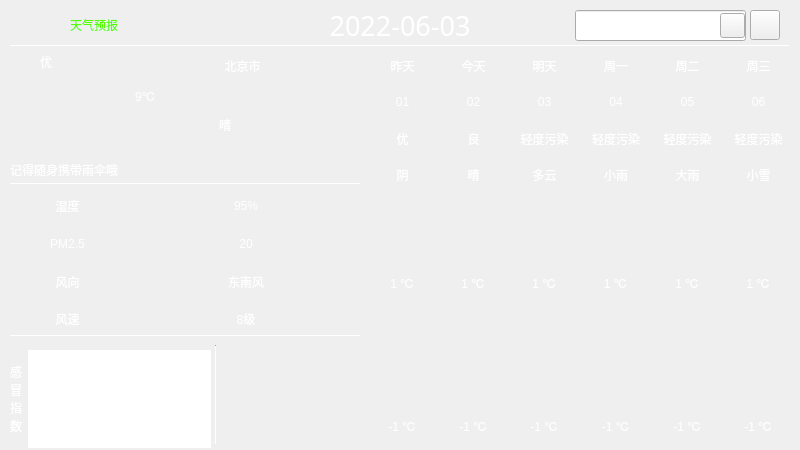
<?xml version="1.0" encoding="UTF-8"?>
<ui version="4.0">
 <class>MainWindow</class>
 <widget class="QMainWindow" name="MainWindow">
  <property name="geometry">
   <rect>
    <x>0</x>
    <y>0</y>
    <width>800</width>
    <height>450</height>
   </rect>
  </property>
  <property name="windowTitle">
   <string>MainWindow</string>
  </property>
  <widget class="QWidget" name="centralwidget">
   <widget class="QWidget" name="widget" native="true">
    <property name="geometry">
     <rect>
      <x>0</x>
      <y>0</y>
      <width>800</width>
      <height>450</height>
     </rect>
    </property>
    <property name="styleSheet">
     <string notr="true">QWidget#widget{
	border-image:url(:/weaUI/weaUI.png);
	color:rgb(255,255,255);
}

QLabel{
	font: 25 10pt &quot;Microsoft YaHei&quot;;
	border-radius: 4px;
	background-color: argb(60, 60, 60, 130);
	color: rgb(255, 255, 255);
}

Line{
	background-color: rgb(0, 85, 0);
}</string>
    </property>
    <widget class="QLineEdit" name="cityEdit">
     <property name="geometry">
      <rect>
       <x>575</x>
       <y>10</y>
       <width>171</width>
       <height>31</height>
      </rect>
     </property>
     <property name="font">
      <font>
       <family>黑体</family>
       <pointsize>11</pointsize>
      </font>
     </property>
    </widget>
    <widget class="QLabel" name="dateLabel">
     <property name="geometry">
      <rect>
       <x>200</x>
       <y>0</y>
       <width>400</width>
       <height>51</height>
      </rect>
     </property>
     <property name="font">
      <font>
       <family>Adobe 黑体 Std R</family>
       <pointsize>20</pointsize>
       <weight>50</weight>
       <italic>false</italic>
       <bold>false</bold>
      </font>
     </property>
     <property name="styleSheet">
      <string notr="true">font: 20pt &quot;Adobe 黑体 Std R&quot;;
color: rgb(255, 255, 255);
background-color: rgb(255, 255, 255, 0);</string>
     </property>
     <property name="text">
      <string>2022-06-03</string>
     </property>
     <property name="alignment">
      <set>Qt::AlignCenter</set>
     </property>
    </widget>
    <widget class="Line" name="hLine1">
     <property name="geometry">
      <rect>
       <x>10</x>
       <y>45</y>
       <width>780</width>
       <height>1</height>
      </rect>
     </property>
     <property name="orientation">
      <enum>Qt::Horizontal</enum>
     </property>
    </widget>
    <widget class="Line" name="hLine11">
     <property name="geometry">
      <rect>
       <x>10</x>
       <y>335</y>
       <width>351</width>
       <height>1</height>
      </rect>
     </property>
     <property name="orientation">
      <enum>Qt::Horizontal</enum>
     </property>
    </widget>
    <widget class="Line" name="hLine10">
     <property name="geometry">
      <rect>
       <x>10</x>
       <y>183</y>
       <width>351</width>
       <height>1</height>
      </rect>
     </property>
     <property name="orientation">
      <enum>Qt::Horizontal</enum>
     </property>
    </widget>
    <widget class="QLabel" name="label">
     <property name="geometry">
      <rect>
       <x>70</x>
       <y>10</y>
       <width>171</width>
       <height>29</height>
      </rect>
     </property>
     <property name="styleSheet">
      <string notr="true">font: 20pt &quot;华文琥珀&quot;;
background-color: rgba(255, 255, 255, 0);
color: rgb(85, 255, 0);</string>
     </property>
     <property name="text">
      <string>天气预报</string>
     </property>
    </widget>
    <widget class="QWidget" name="gridLayoutWidget">
     <property name="geometry">
      <rect>
       <x>10</x>
       <y>190</y>
       <width>351</width>
       <height>145</height>
      </rect>
     </property>
     <layout class="QGridLayout" name="gridLayout">
      <item row="2" column="0">
       <widget class="QLabel" name="label_6">
        <property name="text">
         <string>风向</string>
        </property>
        <property name="alignment">
         <set>Qt::AlignCenter</set>
        </property>
       </widget>
      </item>
      <item row="3" column="0">
       <widget class="QLabel" name="label_8">
        <property name="text">
         <string>风速</string>
        </property>
        <property name="alignment">
         <set>Qt::AlignCenter</set>
        </property>
       </widget>
      </item>
      <item row="1" column="0">
       <widget class="QLabel" name="label_4">
        <property name="text">
         <string>PM2.5</string>
        </property>
        <property name="alignment">
         <set>Qt::AlignCenter</set>
        </property>
       </widget>
      </item>
      <item row="0" column="0">
       <widget class="QLabel" name="label_2">
        <property name="text">
         <string>湿度</string>
        </property>
        <property name="alignment">
         <set>Qt::AlignCenter</set>
        </property>
       </widget>
      </item>
      <item row="1" column="1" colspan="2">
       <widget class="QLabel" name="pm25">
        <property name="text">
         <string>20</string>
        </property>
        <property name="alignment">
         <set>Qt::AlignCenter</set>
        </property>
       </widget>
      </item>
      <item row="2" column="1" colspan="2">
       <widget class="QLabel" name="fengxiang">
        <property name="text">
         <string>东南风</string>
        </property>
        <property name="alignment">
         <set>Qt::AlignCenter</set>
        </property>
       </widget>
      </item>
      <item row="3" column="1" colspan="2">
       <widget class="QLabel" name="fengli">
        <property name="text">
         <string>8级</string>
        </property>
        <property name="alignment">
         <set>Qt::AlignCenter</set>
        </property>
       </widget>
      </item>
      <item row="0" column="1" colspan="2">
       <widget class="QLabel" name="shidu">
        <property name="text">
         <string>95%</string>
        </property>
        <property name="alignment">
         <set>Qt::AlignCenter</set>
        </property>
       </widget>
      </item>
     </layout>
    </widget>
    <widget class="QWidget" name="gridLayoutWidget_2">
     <property name="geometry">
      <rect>
       <x>150</x>
       <y>50</y>
       <width>121</width>
       <height>31</height>
      </rect>
     </property>
     <layout class="QGridLayout" name="gridLayout_2">
      <item row="0" column="0">
       <widget class="QLabel" name="label_3">
        <property name="styleSheet">
         <string notr="true">background-color: argb(60, 60, 60, 0);
image: url(:/weatherIco/location.ico);
</string>
        </property>
        <property name="text">
         <string/>
        </property>
       </widget>
      </item>
      <item row="0" column="1">
       <widget class="QLabel" name="cityName">
        <property name="toolTipDuration">
         <number>-1</number>
        </property>
        <property name="styleSheet">
         <string notr="true">color: rgb(255, 255, 255);
font: 16pt &quot;Microsoft YaHei UI&quot;;
background-color: rgba(60, 60, 60, 0);</string>
        </property>
        <property name="text">
         <string>北京市</string>
        </property>
        <property name="alignment">
         <set>Qt::AlignCenter</set>
        </property>
       </widget>
      </item>
     </layout>
    </widget>
    <widget class="QWidget" name="gridLayoutWidget_3">
     <property name="geometry">
      <rect>
       <x>370</x>
       <y>50</y>
       <width>421</width>
       <height>391</height>
      </rect>
     </property>
     <layout class="QGridLayout" name="gridLayout_3">
      <item row="6" column="3">
       <widget class="QLabel" name="high3">
        <property name="text">
         <string>1 ℃</string>
        </property>
        <property name="alignment">
         <set>Qt::AlignCenter</set>
        </property>
       </widget>
      </item>
      <item row="3" column="5">
       <widget class="QLabel" name="weather5">
        <property name="text">
         <string>小雪</string>
        </property>
        <property name="alignment">
         <set>Qt::AlignCenter</set>
        </property>
       </widget>
      </item>
      <item row="3" column="1">
       <widget class="QLabel" name="weather1">
        <property name="text">
         <string>晴</string>
        </property>
        <property name="alignment">
         <set>Qt::AlignCenter</set>
        </property>
       </widget>
      </item>
      <item row="2" column="4">
       <widget class="QLabel" name="quality4">
        <property name="text">
         <string>轻度污染</string>
        </property>
        <property name="alignment">
         <set>Qt::AlignCenter</set>
        </property>
       </widget>
      </item>
      <item row="0" column="0">
       <widget class="QLabel" name="week0">
        <property name="text">
         <string>昨天</string>
        </property>
        <property name="alignment">
         <set>Qt::AlignCenter</set>
        </property>
       </widget>
      </item>
      <item row="4" column="0" rowspan="2">
       <widget class="QLabel" name="weaIcon0">
        <property name="styleSheet">
         <string notr="true">image:url(:/day/day/中到大雨.png)</string>
        </property>
        <property name="text">
         <string/>
        </property>
        <property name="alignment">
         <set>Qt::AlignCenter</set>
        </property>
       </widget>
      </item>
      <item row="6" column="1">
       <widget class="QLabel" name="high1">
        <property name="text">
         <string>1 ℃</string>
        </property>
        <property name="alignment">
         <set>Qt::AlignCenter</set>
        </property>
       </widget>
      </item>
      <item row="2" column="1">
       <widget class="QLabel" name="quality1">
        <property name="text">
         <string>良</string>
        </property>
        <property name="alignment">
         <set>Qt::AlignCenter</set>
        </property>
       </widget>
      </item>
      <item row="1" column="4">
       <widget class="QLabel" name="day4">
        <property name="text">
         <string>05</string>
        </property>
        <property name="alignment">
         <set>Qt::AlignCenter</set>
        </property>
       </widget>
      </item>
      <item row="4" column="3" rowspan="2">
       <widget class="QLabel" name="weaIcon3">
        <property name="styleSheet">
         <string notr="true">image:url(:/day/day/中到大雨.png)</string>
        </property>
        <property name="text">
         <string/>
        </property>
        <property name="alignment">
         <set>Qt::AlignCenter</set>
        </property>
       </widget>
      </item>
      <item row="9" column="5">
       <widget class="QLabel" name="low5">
        <property name="text">
         <string>-1 ℃</string>
        </property>
        <property name="alignment">
         <set>Qt::AlignCenter</set>
        </property>
       </widget>
      </item>
      <item row="1" column="5">
       <widget class="QLabel" name="day5">
        <property name="text">
         <string>06</string>
        </property>
        <property name="alignment">
         <set>Qt::AlignCenter</set>
        </property>
       </widget>
      </item>
      <item row="9" column="0">
       <widget class="QLabel" name="low0">
        <property name="text">
         <string>-1 ℃</string>
        </property>
        <property name="alignment">
         <set>Qt::AlignCenter</set>
        </property>
       </widget>
      </item>
      <item row="1" column="2">
       <widget class="QLabel" name="day2">
        <property name="text">
         <string>03</string>
        </property>
        <property name="alignment">
         <set>Qt::AlignCenter</set>
        </property>
       </widget>
      </item>
      <item row="2" column="0">
       <widget class="QLabel" name="quality0">
        <property name="text">
         <string>优</string>
        </property>
        <property name="alignment">
         <set>Qt::AlignCenter</set>
        </property>
       </widget>
      </item>
      <item row="4" column="2" rowspan="2">
       <widget class="QLabel" name="weaIcon2">
        <property name="styleSheet">
         <string notr="true">image:url(:/day/day/中到大雨.png)</string>
        </property>
        <property name="text">
         <string/>
        </property>
        <property name="alignment">
         <set>Qt::AlignCenter</set>
        </property>
       </widget>
      </item>
      <item row="6" column="4">
       <widget class="QLabel" name="high4">
        <property name="text">
         <string>1 ℃</string>
        </property>
        <property name="alignment">
         <set>Qt::AlignCenter</set>
        </property>
       </widget>
      </item>
      <item row="3" column="0">
       <widget class="QLabel" name="weather0">
        <property name="text">
         <string>阴</string>
        </property>
        <property name="alignment">
         <set>Qt::AlignCenter</set>
        </property>
       </widget>
      </item>
      <item row="3" column="4">
       <widget class="QLabel" name="weather4">
        <property name="text">
         <string>大雨</string>
        </property>
        <property name="alignment">
         <set>Qt::AlignCenter</set>
        </property>
       </widget>
      </item>
      <item row="2" column="5">
       <widget class="QLabel" name="quality5">
        <property name="text">
         <string>轻度污染</string>
        </property>
        <property name="alignment">
         <set>Qt::AlignCenter</set>
        </property>
       </widget>
      </item>
      <item row="0" column="1">
       <widget class="QLabel" name="week1">
        <property name="text">
         <string>今天</string>
        </property>
        <property name="alignment">
         <set>Qt::AlignCenter</set>
        </property>
       </widget>
      </item>
      <item row="9" column="4">
       <widget class="QLabel" name="low4">
        <property name="text">
         <string>-1 ℃</string>
        </property>
        <property name="alignment">
         <set>Qt::AlignCenter</set>
        </property>
       </widget>
      </item>
      <item row="4" column="1" rowspan="2">
       <widget class="QLabel" name="weaIcon1">
        <property name="minimumSize">
         <size>
          <width>0</width>
          <height>65</height>
         </size>
        </property>
        <property name="styleSheet">
         <string notr="true">image:url(:/day/day/中到大雨.png)</string>
        </property>
        <property name="text">
         <string/>
        </property>
        <property name="alignment">
         <set>Qt::AlignCenter</set>
        </property>
       </widget>
      </item>
      <item row="0" column="2">
       <widget class="QLabel" name="week2">
        <property name="text">
         <string>明天</string>
        </property>
        <property name="alignment">
         <set>Qt::AlignCenter</set>
        </property>
       </widget>
      </item>
      <item row="3" column="2">
       <widget class="QLabel" name="weather2">
        <property name="text">
         <string>多云</string>
        </property>
        <property name="alignment">
         <set>Qt::AlignCenter</set>
        </property>
       </widget>
      </item>
      <item row="1" column="3">
       <widget class="QLabel" name="day3">
        <property name="text">
         <string>04</string>
        </property>
        <property name="alignment">
         <set>Qt::AlignCenter</set>
        </property>
       </widget>
      </item>
      <item row="6" column="2">
       <widget class="QLabel" name="high2">
        <property name="text">
         <string>1 ℃</string>
        </property>
        <property name="alignment">
         <set>Qt::AlignCenter</set>
        </property>
       </widget>
      </item>
      <item row="9" column="2">
       <widget class="QLabel" name="low2">
        <property name="text">
         <string>-1 ℃</string>
        </property>
        <property name="alignment">
         <set>Qt::AlignCenter</set>
        </property>
       </widget>
      </item>
      <item row="2" column="2">
       <widget class="QLabel" name="quality2">
        <property name="text">
         <string>轻度污染</string>
        </property>
        <property name="alignment">
         <set>Qt::AlignCenter</set>
        </property>
       </widget>
      </item>
      <item row="0" column="5">
       <widget class="QLabel" name="week5">
        <property name="text">
         <string>周三</string>
        </property>
        <property name="alignment">
         <set>Qt::AlignCenter</set>
        </property>
       </widget>
      </item>
      <item row="4" column="4" rowspan="2">
       <widget class="QLabel" name="weaIcon4">
        <property name="styleSheet">
         <string notr="true">image:url(:/day/day/中到大雨.png)</string>
        </property>
        <property name="text">
         <string/>
        </property>
        <property name="alignment">
         <set>Qt::AlignCenter</set>
        </property>
       </widget>
      </item>
      <item row="0" column="3">
       <widget class="QLabel" name="week3">
        <property name="text">
         <string>周一</string>
        </property>
        <property name="alignment">
         <set>Qt::AlignCenter</set>
        </property>
       </widget>
      </item>
      <item row="6" column="0">
       <widget class="QLabel" name="high0">
        <property name="text">
         <string>1 ℃</string>
        </property>
        <property name="alignment">
         <set>Qt::AlignCenter</set>
        </property>
       </widget>
      </item>
      <item row="6" column="5">
       <widget class="QLabel" name="high5">
        <property name="text">
         <string>1 ℃</string>
        </property>
        <property name="alignment">
         <set>Qt::AlignCenter</set>
        </property>
       </widget>
      </item>
      <item row="3" column="3">
       <widget class="QLabel" name="weather3">
        <property name="text">
         <string>小雨</string>
        </property>
        <property name="alignment">
         <set>Qt::AlignCenter</set>
        </property>
       </widget>
      </item>
      <item row="7" column="0" rowspan="2" colspan="6">
       <widget class="QLabel" name="curveLb">
        <property name="minimumSize">
         <size>
          <width>0</width>
          <height>101</height>
         </size>
        </property>
        <property name="text">
         <string/>
        </property>
        <property name="alignment">
         <set>Qt::AlignCenter</set>
        </property>
       </widget>
      </item>
      <item row="1" column="1">
       <widget class="QLabel" name="day1">
        <property name="text">
         <string>02</string>
        </property>
        <property name="alignment">
         <set>Qt::AlignCenter</set>
        </property>
       </widget>
      </item>
      <item row="1" column="0">
       <widget class="QLabel" name="day0">
        <property name="text">
         <string>01</string>
        </property>
        <property name="alignment">
         <set>Qt::AlignCenter</set>
        </property>
       </widget>
      </item>
      <item row="2" column="3">
       <widget class="QLabel" name="quality3">
        <property name="text">
         <string>轻度污染</string>
        </property>
        <property name="alignment">
         <set>Qt::AlignCenter</set>
        </property>
       </widget>
      </item>
      <item row="9" column="1">
       <widget class="QLabel" name="low1">
        <property name="text">
         <string>-1 ℃</string>
        </property>
        <property name="alignment">
         <set>Qt::AlignCenter</set>
        </property>
       </widget>
      </item>
      <item row="4" column="5" rowspan="2">
       <widget class="QLabel" name="weaIcon5">
        <property name="styleSheet">
         <string notr="true">image:url(:/day/day/中到大雨.png)</string>
        </property>
        <property name="text">
         <string/>
        </property>
        <property name="alignment">
         <set>Qt::AlignCenter</set>
        </property>
       </widget>
      </item>
      <item row="0" column="4">
       <widget class="QLabel" name="week4">
        <property name="text">
         <string>周二</string>
        </property>
        <property name="alignment">
         <set>Qt::AlignCenter</set>
        </property>
       </widget>
      </item>
      <item row="9" column="3">
       <widget class="QLabel" name="low3">
        <property name="text">
         <string>-1 ℃</string>
        </property>
        <property name="alignment">
         <set>Qt::AlignCenter</set>
        </property>
       </widget>
      </item>
     </layout>
    </widget>
    <widget class="QLabel" name="label_7">
     <property name="geometry">
      <rect>
       <x>10</x>
       <y>50</y>
       <width>25</width>
       <height>25</height>
      </rect>
     </property>
     <property name="styleSheet">
      <string notr="true">image:url(:/weatherIco/leaf.ico);
background-color:argb(255,255,255,0)</string>
     </property>
     <property name="text">
      <string/>
     </property>
    </widget>
    <widget class="QLabel" name="qualityLb">
     <property name="geometry">
      <rect>
       <x>40</x>
       <y>52</y>
       <width>20</width>
       <height>20</height>
      </rect>
     </property>
     <property name="styleSheet">
      <string notr="true">background-color: argb(60, 60, 60, 0);
color:rgb(255, 255, 255);</string>
     </property>
     <property name="text">
      <string>优</string>
     </property>
    </widget>
    <widget class="QLabel" name="temperature">
     <property name="geometry">
      <rect>
       <x>10</x>
       <y>50</y>
       <width>271</width>
       <height>91</height>
      </rect>
     </property>
     <property name="styleSheet">
      <string notr="true">font: 30pt &quot;Arial&quot;;
</string>
     </property>
     <property name="text">
      <string>9℃</string>
     </property>
     <property name="alignment">
      <set>Qt::AlignCenter</set>
     </property>
    </widget>
    <widget class="QLabel" name="weather">
     <property name="geometry">
      <rect>
       <x>210</x>
       <y>110</y>
       <width>30</width>
       <height>30</height>
      </rect>
     </property>
     <property name="toolTipDuration">
      <number>-1</number>
     </property>
     <property name="styleSheet">
      <string notr="true">background-color: argb(60, 60, 60, 0);
color:rgb(255, 255, 255);</string>
     </property>
     <property name="text">
      <string>晴</string>
     </property>
     <property name="alignment">
      <set>Qt::AlignCenter</set>
     </property>
    </widget>
    <widget class="QLabel" name="weaIcon">
     <property name="geometry">
      <rect>
       <x>280</x>
       <y>80</y>
       <width>80</width>
       <height>80</height>
      </rect>
     </property>
     <property name="styleSheet">
      <string notr="true">border-image:url(:/day/day/晴.png);
background-color:rgba(60, 60, 60, 0)</string>
     </property>
     <property name="text">
      <string/>
     </property>
    </widget>
    <widget class="QWidget" name="gridLayoutWidget_4">
     <property name="geometry">
      <rect>
       <x>10</x>
       <y>350</y>
       <width>201</width>
       <height>98</height>
      </rect>
     </property>
     <layout class="QGridLayout" name="gridLayout_4">
      <item row="0" column="0" rowspan="2">
       <widget class="QLabel" name="label_9">
        <property name="text">
         <string>&lt;html&gt;&lt;head/&gt;&lt;body&gt;&lt;p&gt;感&lt;br/&gt;冒&lt;br/&gt;指&lt;br/&gt;数&lt;/p&gt;&lt;/body&gt;&lt;/html&gt;</string>
        </property>
        <property name="alignment">
         <set>Qt::AlignCenter</set>
        </property>
       </widget>
      </item>
      <item row="0" column="1" rowspan="2">
       <widget class="QTextBrowser" name="ganmaoBrowser">
        <property name="styleSheet">
         <string notr="true">background-color: argb(60, 60, 60, 130);
color: rgb(255, 255, 255);
border:0</string>
        </property>
        <property name="html">
         <string>&lt;!DOCTYPE HTML PUBLIC &quot;-//W3C//DTD HTML 4.0//EN&quot; &quot;http://www.w3.org/TR/REC-html40/strict.dtd&quot;&gt;
&lt;html&gt;&lt;head&gt;&lt;meta name=&quot;qrichtext&quot; content=&quot;1&quot; /&gt;&lt;style type=&quot;text/css&quot;&gt;
p, li { white-space: pre-wrap; }
&lt;/style&gt;&lt;/head&gt;&lt;body style=&quot; font-family:'SimSun'; font-size:9pt; font-weight:400; font-style:normal;&quot;&gt;
&lt;p style=&quot; margin-top:0px; margin-bottom:0px; margin-left:0px; margin-right:0px; -qt-block-indent:0; text-indent:0px;&quot;&gt;极少数敏感人群应该减少户外活动&lt;/p&gt;&lt;/body&gt;&lt;/html&gt;</string>
        </property>
       </widget>
      </item>
     </layout>
    </widget>
    <widget class="Line" name="line">
     <property name="geometry">
      <rect>
       <x>215</x>
       <y>345</y>
       <width>1</width>
       <height>100</height>
      </rect>
     </property>
     <property name="orientation">
      <enum>Qt::Vertical</enum>
     </property>
    </widget>
    <widget class="QToolButton" name="searchBt">
     <property name="geometry">
      <rect>
       <x>720</x>
       <y>13</y>
       <width>25</width>
       <height>25</height>
      </rect>
     </property>
     <property name="styleSheet">
      <string notr="true">border-image:url(:/weatherIco/search.ico)</string>
     </property>
     <property name="text">
      <string/>
     </property>
    </widget>
    <widget class="QToolButton" name="refreshBt">
     <property name="geometry">
      <rect>
       <x>750</x>
       <y>10</y>
       <width>30</width>
       <height>30</height>
      </rect>
     </property>
     <property name="styleSheet">
      <string notr="true">border-image:url(:/weatherIco/refresh.ico)</string>
     </property>
     <property name="text">
      <string/>
     </property>
    </widget>
    <widget class="QLabel" name="sunRaiseSet">
     <property name="geometry">
      <rect>
       <x>220</x>
       <y>350</y>
       <width>140</width>
       <height>96</height>
      </rect>
     </property>
     <property name="text">
      <string/>
     </property>
    </widget>
    <widget class="QLabel" name="notice">
     <property name="geometry">
      <rect>
       <x>10</x>
       <y>160</y>
       <width>271</width>
       <height>20</height>
      </rect>
     </property>
     <property name="text">
      <string>记得随身携带雨伞哦</string>
     </property>
    </widget>
    <zorder>temperature</zorder>
    <zorder>cityEdit</zorder>
    <zorder>dateLabel</zorder>
    <zorder>hLine1</zorder>
    <zorder>hLine11</zorder>
    <zorder>hLine10</zorder>
    <zorder>label</zorder>
    <zorder>gridLayoutWidget</zorder>
    <zorder>gridLayoutWidget_2</zorder>
    <zorder>gridLayoutWidget_3</zorder>
    <zorder>label_7</zorder>
    <zorder>weather</zorder>
    <zorder>weaIcon</zorder>
    <zorder>gridLayoutWidget_4</zorder>
    <zorder>line</zorder>
    <zorder>searchBt</zorder>
    <zorder>refreshBt</zorder>
    <zorder>sunRaiseSet</zorder>
    <zorder>qualityLb</zorder>
    <zorder>notice</zorder>
   </widget>
  </widget>
 </widget>
 <resources/>
 <connections/>
</ui>
